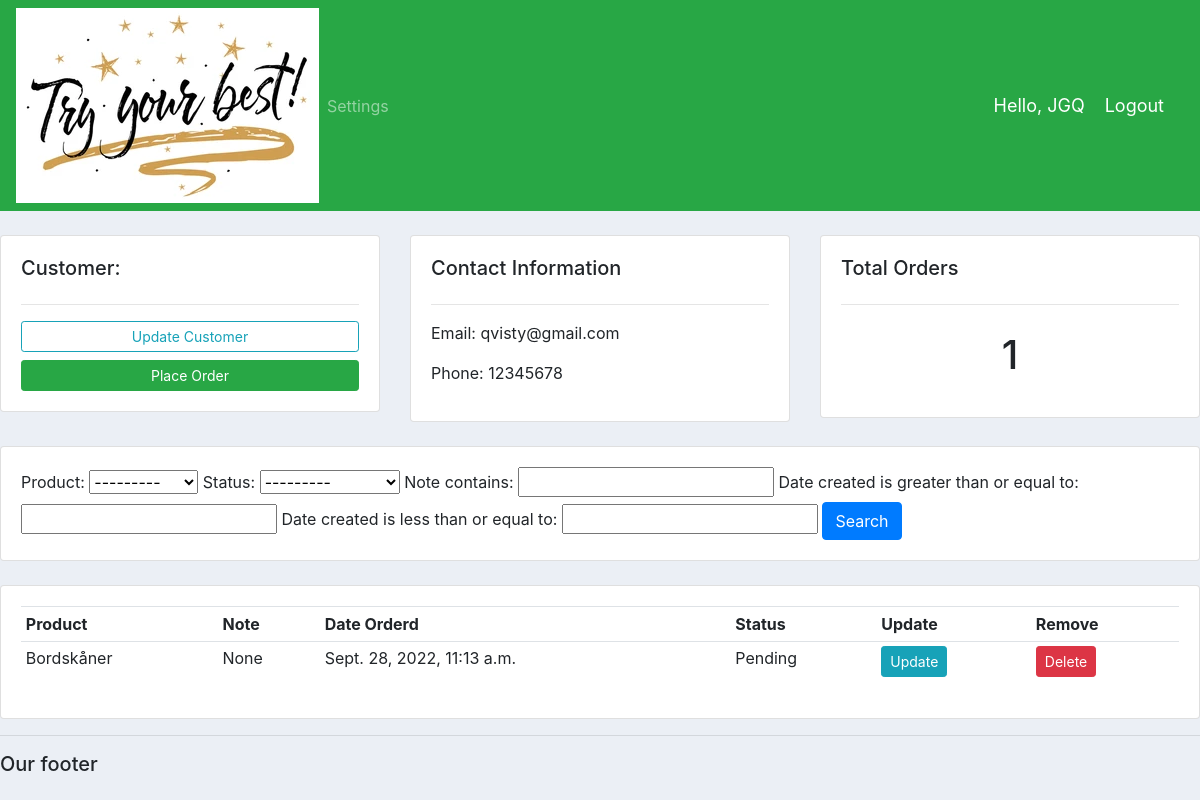
Screenshot of /customer/1 (signed in) with the database file from the repository.
### accounts/models.py (models this page shows, shortened)
class Customer(models.Model):
		user = models.OneToOneField(User, null=True, blank=True, on_delete=models.CASCADE)
		name = models.CharField(max_length=200, null = True)
		phone = models.CharField(max_length=200, null = True)
		email = models.CharField(max_length=200, null = True)
		profile_pic = models.ImageField(default="profile1.jpg", null=True, blank=True)
		date_created = models.DateField(auto_now_add=True)

class Order(models.Model):
	STATUS = (
			('Pending', 'Pending'),
			('Out for delivery', 'Out for delivery'),
			('Delivered', 'Delivered'),
			)
	customer = models.ForeignKey(Customer, null=True, on_delete=models.SET_NULL)
	product = models.ForeignKey(Product, null=True, on_delete=models.SET_NULL)
	date_created = models.DateTimeField(auto_now_add=True, null=True)
	status = models.CharField(max_length=200, null=True, choices=STATUS)
	note = models.CharField(max_length=200, null=True)

class Product(models.Model):
		CATEGORY = (
				('Indoor', 'Indoor'),
				('Out Door', 'Out Door'),
				)
		name = models.CharField(max_length=200, null=True)
		price = models.FloatField(null=True)
		category = models.CharField(max_length=200, null=True, choices=CATEGORY)
		description = models.CharField(max_length=200, null=True)
		date_created = models.DateTimeField(auto_now_add=True, null=True)
		tags = models.ManyToManyField(Tag)
		def __str__(self):
			return self.name

### accounts/decorators.py (the view)
        def wrapper_func(request, *args, **kwargs):
            group = None
            if request.user.groups.exists():
                group = request.user.groups.all()[0].name
            if group in allowed_roles:
                return view_func(request, *args, **kwargs)
            else:
                return HttpResponse('You are not authorized to view this page')

### accounts/views.py (called while the page is built)
@login_required(login_url='login')
@allowed_users(allowed_roles=['admin'])
def customer(request, pk_test):
    customer = Customer.objects.get(id=pk_test)
    orders = customer.order_set.all()
    order_count = orders.count()
    myfilter = OrderFilter(request.GET, queryset=orders)
    orders = myfilter.qs
    context = {
        'customer': customer,
        'orders': orders,
        'order_count': order_count,
        'myfilter': myfilter,
        }
    return render(request, 'accounts/customer.html', context)

### accounts/templates/accounts/customer.html
{% extends 'accounts/main.html' %}
{% block content %}
		<br>
<div class="row">
	<div class="col-md">
		<div class="card card-body">
			<h5>Customer:</h5>
			<hr>
			<a class="btn btn-outline-info  btn-sm btn-block" href="">Update Customer</a>
			<a class="btn btn-success  btn-sm btn-block" href="{% url 'create_order' customer.id %}">Place Order</a>
		</div>
	</div>
	<div class="col-md">
		<div class="card card-body">
			<h5>Contact Information</h5>
			<hr>
			<p>Email: {{customer.email}} </p>
			<p>Phone: {{customer.phone}} </p>
		</div>
	</div>
	<div class="col-md">
		<div class="card card-body">
			<h5>Total Orders</h5>
			<hr>
			<h1 style="text-align: center;padding: 10px">{{order_count}}</h1>
		</div>
	</div>
</div>
<br>
<div class="row">
	<div class="col">
		<div class="card card-body">
			<form method="get">
				{{myfilter.form}}
		    <button class="btn btn-primary" type="submit">Search</button>
		  </form>
		</div>
	</div>
</div>
<br>
<div class="row">
	<div class="col-md">
		<div class="card card-body">
			<table class="table table-sm">
				<tr>
					<th>Product</th>
					<th>Note</th>
					<th>Date Orderd</th>
					<th>Status</th>
					<th>Update</th>
					<th>Remove</th>
				</tr>
				{% for order in orders %}
				<tr>
					<td>{{order.product}}</td>
					<td>{{order.note}}</td>
					<td>{{order.date_created}}</td>
					<td>{{order.status}}</td>
					<td><a class="btn btn-sm btn-info" href="{% url 'update_order' order.id %}">Update</a></td>
					<td><a class="btn btn-sm btn-danger" href="{% url 'delete_order' order.id %}">Delete</a></td>
				</tr>
				{% endfor %}
			</table>
		</div>
	</div>
</div>
{% endblock %}

### accounts/templates/accounts/navbar.html (shortened to what this page needs)
{% load static %}
<nav class="navbar navbar-expand-lg navbar-dark bg-success">
  <img src="{% static 'images/try-best.jpg' %}">
    <div class="collapse navbar-collapse" id="navbarNav">
      <ul class="navbar-nav">
        {% if request.user.is_staff %}
        <li class="nav-item active">
          <a class="nav-link" href="{% url 'home' %}">Dashboard </a>
        </li>
        <li class="nav-item">
          <a class="nav-link" href="{% url 'products' %}">Products</a>
        </li>
        {% else %}
          <li class="nav-item">
            <a class="nav-link" href="{% url 'account' %}">Settings</a>
          </li>
        {% endif %}
      </ul>
    </div>
    <span class="hello-msg">Hello, {{request.user}} </span>
    <span><a class="hello-msg" href="{% url 'logout' %}">Logout</a></span>
  </nav>

### static/css/main.css (style rules this page uses)
body { background-color: #ebeff5; }

### accounts/templates/accounts/navbar.html (style rules this page uses)
.hello-msg { font-size: 18px; color: #fff; margin-right: 20px; }

### rows the page displays
Customer: email "qvisty@gmail.com", phone "12345678"
Order: product "Bordskåner", note "None", date_created "Sept. 28, 2022, 11:13 a.m.", status "Pending"

### other values shown
{{ request.user }} "JGQ"
{{ order_count }} "1"
